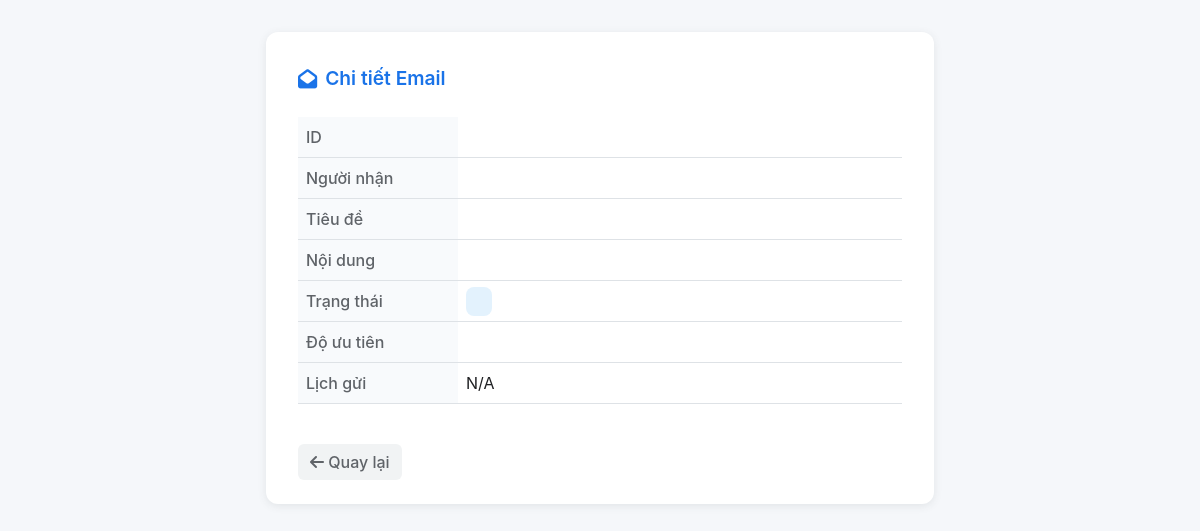
Page /email/38 on the earlier database version.
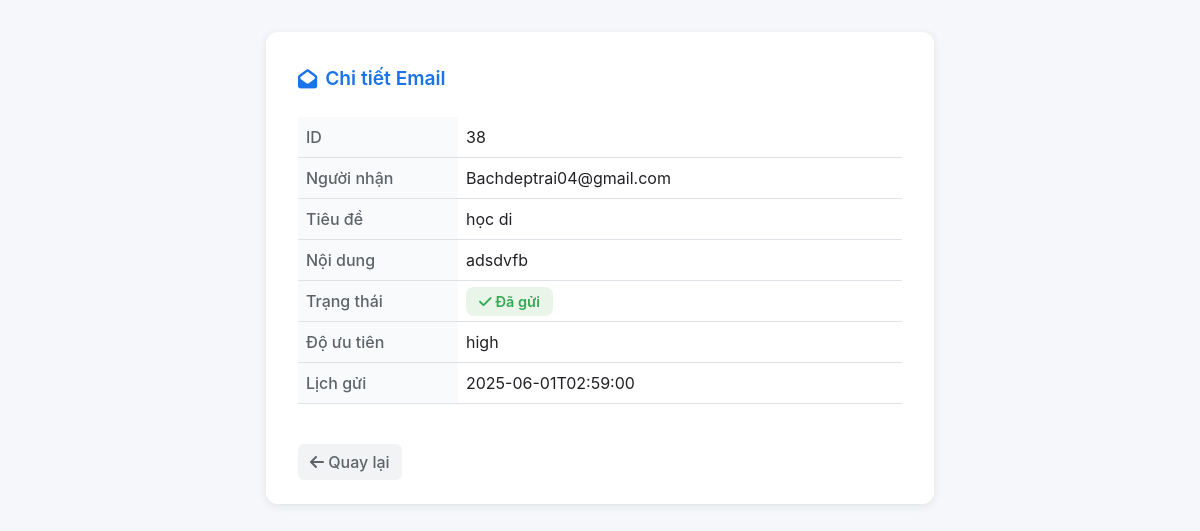
Same page on the later database version.
### tables this page shows
CREATE TABLE emails (
            id INTEGER PRIMARY KEY AUTOINCREMENT,
            recipient TEXT NOT NULL,
            subject TEXT NOT NULL,
            body TEXT NOT NULL,
            status TEXT DEFAULT 'pending',
            priority TEXT DEFAULT 'medium',
            scheduled_time TEXT,
            is_cancelled INTEGER DEFAULT 0
        );

### app.py (the view)
@app.route('/email/<int:email_id>')
def view_email(email_id):
    conn = sqlite3.connect('emails.db')
    cursor = conn.cursor()
    cursor.execute("SELECT * FROM emails WHERE id=?", (email_id,))
    email = cursor.fetchone()
    conn.close()
    return render_template('view_email.html', email=email)

### templates/view_email.html (shortened to what this page needs)
<!DOCTYPE html>
<html lang="vi">
<head>
    <link href="https://cdn.jsdelivr.net/npm/bootstrap@5.3.3/dist/css/bootstrap.min.css" rel="stylesheet">
    <link rel="stylesheet" href="https://cdnjs.cloudflare.com/ajax/libs/font-awesome/6.4.0/css/all.min.css">
</head>
<body>
    <div class="main-container">
        <div class="email-card">
            <div class="card-title">
                <i class="fas fa-envelope-open"></i> Chi tiết Email
            </div>
            <table class="table info-table">
                <tr><th>ID</th><td>{{ email[0] }}</td></tr>
                <tr><th>Người nhận</th><td>{{ email[1] }}</td></tr>
                <tr><th>Tiêu đề</th><td>{{ email[2] }}</td></tr>
                <tr><th>Nội dung</th><td>{{ email[3] }}</td></tr>
                <tr><th>Trạng thái</th>
                    <td>
                        {% if email[4] == 'sent' %}
                            <span class="badge-status badge-sent"><i class="fas fa-check"></i> Đã gửi</span>
                        {% elif email[4] == 'fail' %}
                            <span class="badge-status badge-fail"><i class="fas fa-times"></i> Lỗi</span>
                        {% elif email[4] == 'pending' %}
                            <span class="badge-status badge-pending"><i class="fas fa-clock"></i> Chờ gửi</span>
                        {% else %}
                            <span class="badge-status badge-other">{{ email[4] }}</span>
                        {% endif %}
                    </td>
                </tr>
                <tr><th>Độ ưu tiên</th><td>{{ email[5] }}</td></tr>
                <tr><th>Lịch gửi</th><td>{{ email[6] or 'N/A' }}</td></tr>
            </table>
            <a href="{{ url_for('index') }}" class="btn btn-back"><i class="fas fa-arrow-left"></i> Quay lại</a>
        </div>
    </div>
</body>
</html>

Differences in the rows shown:
added emails: id "38", recipient "Bachdeptrai04@gmail.com", subject "học di", body "adsdvfb", priority "high", scheduled_time "2025-06-01T02:59:00"
Other differences:
{{ email[6] or 'N/A' }}: "N/A" → (not shown)
text now shown: "Đã gửi"
